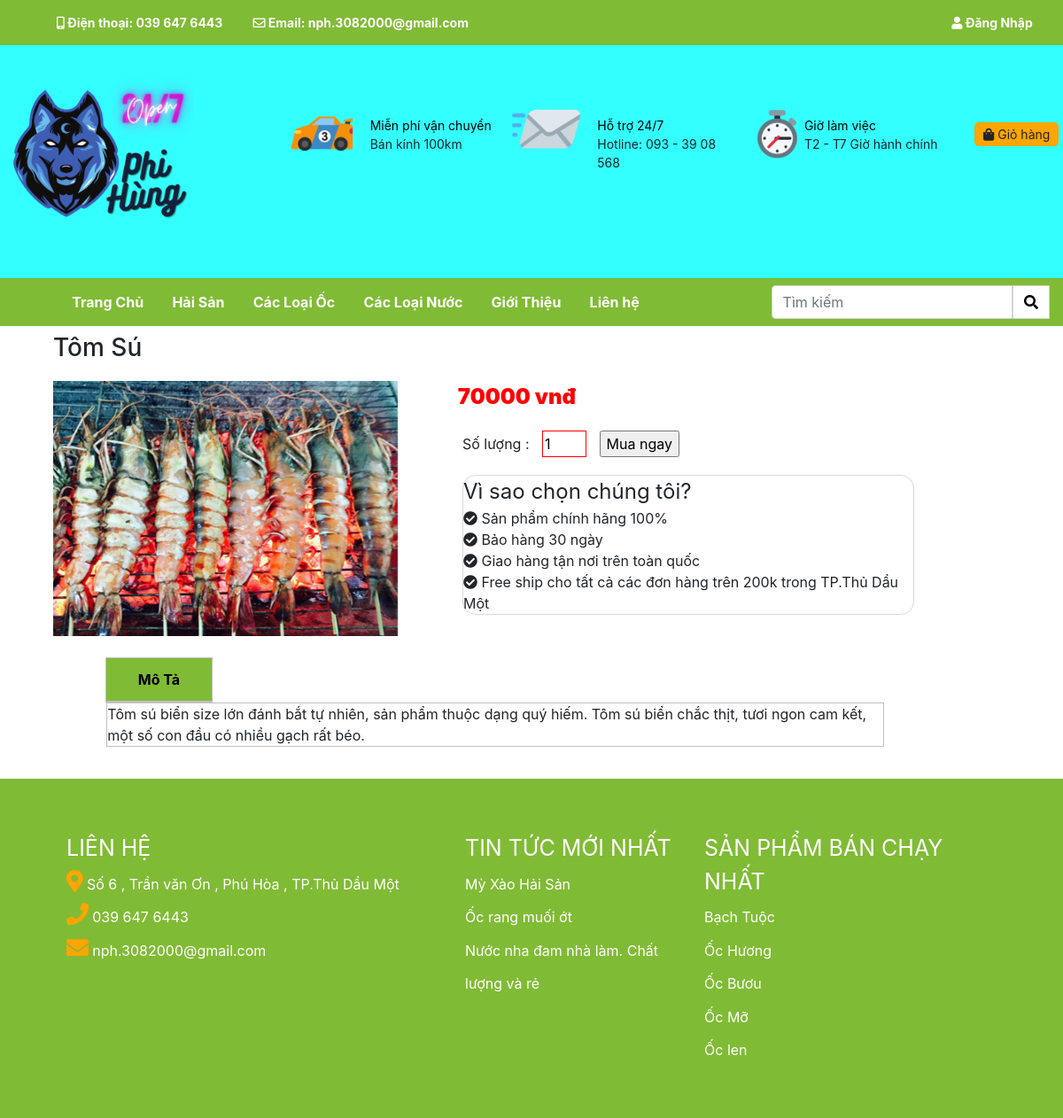
The app's page /WebBanHang/webbanhang/web/ChitietSP.php?id=107 with its own data.
### tables this page shows
CREATE TABLE `sanpham` (
  `id_SP` int(20) NOT NULL,
  `name_SP` varchar(200) NOT NULL,
  `id_DanhMuc` int(20) NOT NULL,
  `mota_SP` text DEFAULT NULL,
  `create_at` datetime DEFAULT NULL,
  `update_at` datetime DEFAULT NULL,
  `image_SP` text DEFAULT NULL,
  `gia_SP` decimal(10,0) NOT NULL
);

### WebBanHang/db/dbhelper.php (called while the page is built, shortened)
<?php
function executeSingleResult($sql)
{
    $con = mysqli_connect(HOST, USERNAME, PASSWORD , DATABASE);
    $result = mysqli_query($con, $sql);
    $row = mysqli_fetch_array($result, 1);
    return $row;
}
?>

### WebBanHang/webbanhang/web/ChitietSP.php (the view, shortened to what this page needs)
<?php
require_once('../../db/dbhelper.php');
if(empty($_SESSION['username']))
{
	$username='';
}
else if(!empty($_SESSION['username']))
{
	$username =$_SESSION['username'];
}
$path='../../admin/sanpham/uploads/';
if(isset($_GET['id']))
{
	$id=$_GET['id'];
	$sql = 'select * from sanpham where id_SP ='.$id;
	$sanpham = executeSingleResult($sql);
	if($sanpham !=null)
	{
		$name = $sanpham['name_SP'];
		$gia = $sanpham['gia_SP'];
		$hinhanh = $sanpham['image_SP'];
		$mota = $sanpham['mota_SP'];
	}
}
?>
<!DOCTYPE html>
<html>
<head>
	<link rel="stylesheet" href="https://maxcdn.bootstrapcdn.com/bootstrap/4.4.1/css/bootstrap.min.css">
	<link rel="stylesheet" href="https://use.fontawesome.com/releases/v5.7.0/css/all.css">
	<link rel="stylesheet" type="text/css" href="../css/Chitiet.css">
</head>
<body>
<from action="ChitietSP.php" method="get">
<div class="topbar header">
		<ul >
			<li>
				<i class="fas fa-mobile-alt"></i>
				Điện thoại: 039 647 6443
			</li>
			<li style="margin-left: 3%">
				<i class="far fa-envelope"></i>
				<a style="color: white;text-decoration: none;" href="mailto:nph.3082000@gmail.com">Email: nph.3082000@gmail.com</a>
			</li>
			<li style="margin-left: 48%">
				<i class="fas fa-user"></i>
				<?php
					if(!empty($username))
					{
						 $sql = 'select * from taikhoan where username="'.$username.'"';
						 $query = executeResult($sql);
						 foreach($query as $item)
						 {
						 	echo'
						 		<a style="color: white" href="../dangnhap/login.php">Xin Chào - '.($item['Ten']).'</a>
								 <a style="color: white" href="../dangnhap/login.php">Thoát </a>
						 	';
					    }
					}
					else
					{
						echo'
								<a style="color: white" href="../dangnhap/login.php">Đăng Nhập</a>
							';
					}
				?>
			</li>
		</ul>
	</div>
	<div class=" row header_2">
		<div class="col-lg-3 ">
            <img style="width: 75%" src="../imageSP/logo.png">
		</div>
		<div class="col-lg-8 ">
			<div class="col-lg-4 ">
				<div style="width: 40%;">
					<img style="width: 100%;margin-right: -9%"  src="../imageSP/shipper.png">
				</div>
				<div style="width: 60% ;margin-top: 10%">
					<a style="color: black" href="">Miễn phí vận chuyển</a>
					<label>Bán kính 100km</label>
				</div>
			</div>
			<div class="col-lg-4 ">
				<div style="width: 40%;">
					<img style="width: 100%;margin-right: -9%"  src="../imageSP/email.png">
				</div>
				<div style="width: 60% ;margin-top: 10%">
					<a style="color: black" href="">Hỗ trợ 24/7</a>
					<label>Hotline: 093 - 39 08 568</label>
				</div>
			</div>
			<div class="col-lg-4 ">
				<div style="width: 40%; margin-right: -9%">
					<img style="width: 100%; "  src="../imageSP/dongho.png">
				</div>
				<div style="width: 60%  ;margin-top: 10%">
					<a style="color: black;" href="">Giờ làm việc</a>
					<label>T2 - T7 Giờ hành chính</label>
				</div>
			</div>
		</div>
		<div class="col-lg-1  " style="margin-top: 5%">
			<div><a ><i class="fa fa-shopping-bag"></i> Giỏ hàng</a></div>
		</div>
	</div>
	<div class="menu">
		<nav class="navbar navbar-expand-sm">
			<ul class="navbar-nav">
            <li class="nav-item">
					<a class="nav-link" href="TrangChu.php">Trang Chủ</a>
				</li>
				<li class="nav-item">
					<a class="nav-link" href="HaiSan.php">Hải Sản</a>
				</li>
				<li class="nav-item">
					<a class="nav-link" href="Oc.php">Các Loại Ốc</a>
				</li>
				<li class="nav-item">
					<a class="nav-link" href="#">Các Loại Nước</a>
				</li>
				<li class="nav-item">
					<a class="nav-link" href="#">Giới Thiệu</a>
				</li>
				<li class="nav-item">
					<a class="nav-link" href="LienHe.php">Liên hệ</a>
				</li>
			</ul>
			<form class="form-inline" action="/action_page.php">
				<div class="input-group">
					<input type="text" class="form-control" placeholder="Tìm kiếm">
					<div class="input-group-prepend">
						<span style="background-color: white;" class="input-group-text"><a style="color:black" href=""><i style="border: none" class="fas fa-search"></i></a></span>
					</div>
				</div>
			</form>
		</nav>
	</div>
	<div class="container row main">
		<div class="container-fluid product">
		<section class="ten_op">
			<div class="div_tenop" style="margin-top:-6%;margin-bottom:-2%">
				<h3><br><?=$name?><br><br></h3>
			</div>
    	</section>
    	<section class="setion_slide"><div id="carouselExampleIndicators" class="carousel slide" data-ride="carousel">
  			<div class="carousel-inner">
    			<div class="carousel-item active">
     				 <img  src="<?=$path.$hinhanh?>"style="height: auto; width: 100%;margin-left:-10%">
				</div>
			</div>
</section>
    <section class="section_text">
		<form action="" method="post">
			<div class="div_tien"><strong>&nbsp;<?=$gia?> vnđ</strong></div>
			<div class="div_soluong"><span>Số lượng :</span>
				<input type="number" id="soluong" min="0" max="100" name="quantity" value="1">
				<input type="submit" class="muangay" name="submit" value="Mua ngay"/></div>
		</form>
        <div class="div_lydochoncuahang"><span class="span_why">Vì sao chọn chúng tôi?<br>
			</span><i class="fa fa-check-circle"></i>
			<span>Sản phẩm chính hãng 100%<br>
			</span><i class="fa fa-check-circle"></i>
			<span>Bảo hàng 30 ngày<br></span>
			<i class="fa fa-check-circle"></i>
			<span>Giao hàng tận nơi trên toàn quốc<br></span>
            <i class="fa fa-check-circle"></i>
			<span>Free ship cho tất cả các đơn hàng trên 200k trong TP.Thủ Dầu Một</span></div>
    </section>
		</div>
	</div>
	<div class="container-fluid product">
			<div class="row title">
				<span>Mô Tả</span>
			</div>
			<div class="mota">
            	<?=$mota?>
			</div>
		</div>
	<div class="container-fluid footer">
		<div class="col-lg-5">
			<ul class="list-group list-group-flush">
				<li class="list-group-item">LIÊN HỆ</li>
				<li class="list-group-item"><i class="fas fa-map-marker-alt"></i><a href="">Số 6 , Trần văn Ơn , Phú Hòa , TP.Thủ Dầu Một</a></li>
				<li class="list-group-item"><i class="block_icon fa fa-phone"></i><a href="">039 647 6443</a></li>
				<li class="list-group-item"><i class="block_icon fa fa-envelope"></i><a href="">nph.3082000@gmail.com</a></li>
			</ul>
		</div>
		<div class="col-lg-3">
			<ul class="list-group list-group-flush">
				<li class="list-group-item">TIN TỨC MỚI NHẤT</li>
				<li class="list-group-item"><a href="">Mỳ Xào Hải Sản</a></li>
				<li class="list-group-item"><a href="">Ốc rang muối ớt </a></li>
				<li class="list-group-item"><a href="">Nước nha đam nhà làm. Chất lượng và rẻ </a></li>
			</ul>
		</div>
		<div class="col-lg-4">
			<ul class="list-group list-group-flush">
				<li class="list-group-item">SẢN PHẨM BÁN CHẠY NHẤT</li>
				<li class="list-group-item"><a href="">Bạch Tuộc</a></li>
				<li class="list-group-item"><a href="">Ốc Hương</a></li>
				<li class="list-group-item"><a href="">Ốc Bươu</a></li>
				<li class="list-group-item"><a href="">Ốc Mỡ</a></li>
				<li class="list-group-item"><a href="">Ốc len</a></li>
			</ul>
		</div>
	</div>
</from>
</body>
</html>

### WebBanHang/webbanhang/css/Chitiet.css (style rules this page uses)
.setion_slide { float: left; width: 40%; }
.section_text { float: left; width: 50%; }
.div_tien { color: red; font-weight: bold; margin-left: 20px; }
.div_tien strong { font-size: 24px; margin-right: 20px; }
.div_lydochoncuahang { margin-left: 30px; margin-top: 20px; border: solid 0.5px #D8D8D8; border-radius: 15px; }
a { color: #007bff; text-decoration: none; cursor: pointer; -webkit-transition: all 0.2s ease-in-out; transition: all 0.2s ease-in-out; }
a { color: #007bff; text-decoration: none; background-color: transparent; }
.div_lydochoncuahang .span_why { font-size: 24px; margin-bottom: -20px; }
.div_soluong input:in-range { border: solid 0.5px red; max-width: 50px; height: 30px; }
.div_soluong { margin-left: 30px; margin-top: 20px; }
.div_soluong input { margin-left: 10px; }
body { background: white; }
.header { width: 100%; background-color: #80bb35; font-size: 14px; color: white; font-weight: bold; padding: 15px 0px; display: flex; }
.header ul { display: flex; list-style-type: none; margin-bottom: 0px; margin-left: 2%; width: 100%; }
.header li { text-align: center; }
.header_2 { width: 100%; background-color: #33FFFF; padding: 30px 0px; margin:0 auto; display: flex; font-size: 14px; animation: colorBackground 0.5s infinite; -webkit-animation: colorBackground 5s infinite; -moz-animation: colorBackground 5s infinite; -o-animation: colorBackground 0.5s infinite }
.header_2 .col-lg-8 .col-lg-4 { display: flex; padding: 0px; }
.header_2 .col-lg-1 { margin-top: 2%; padding: 0px; }
.header_2 .col-lg-1 a { background-color: orange; padding: 5% 10%; border-radius: 5px; }
.header_2 .col-lg-8 { display: flex; margin-top: 2%; }
.menu { background-color: #80bb35; }
.menu nav { padding-top: 0px; padding-bottom: 0px; }
.menu ul { margin-left: 3.5%; width: 70%; }
.menu ul li { margin-left: 2%; color:white; }
.menu ul li a { padding-top: 15px; padding-bottom: 15px; color: white; }
.menu a { font-size: 16px; font-weight: bold; color: white; }
.main { margin: 0 auto; margin-top: 1.5% }
.carousel img { max-height: 300px; width: 300px; margin-left: -200px; }
.product { margin-top: 2%; }
.product img { max-width: 100%; }
.title { padding-bottom: -1%; }
.title span:first-child { float: left; margin-bottom: 0; border-bottom: none; border: solid 1px Silver; border-bottom: 2px solid Silver; color: white; background-color: #80bb35; padding: 1% 3%; font-weight: bold; }
.title span:last-child { color: black; margin-left: 9.9%; }
.mota { width: 75%; margin-left: 9%; border:solid 1px Silver; }
.footer { background-color: #80bb35; display: flex; padding: 5% 5%; margin-top: 3%; }
.footer .list-group { background-color: #80bb35; border: none; color: white; }
.footer .list-group li { background-color: #80bb35; border: none; color: white; font-size: 25px; padding: 0px; }
.footer .list-group li i { color: orange; padding-right: 1%; }
.footer .list-group li a { color: white; font-size: 16px; }

### records on screen
sanpham: name_SP "Tôm Sú", image_SP (picture), gia_SP "70000", mota_SP "Tôm sú biển size lớn đánh bắt tự nhiên, sản phẩm thuộc dạng quý hiếm. Tôm sú biển chắc thịt, tươi ngon cam kết, một số con đầu có nhiều gạch rất béo."
